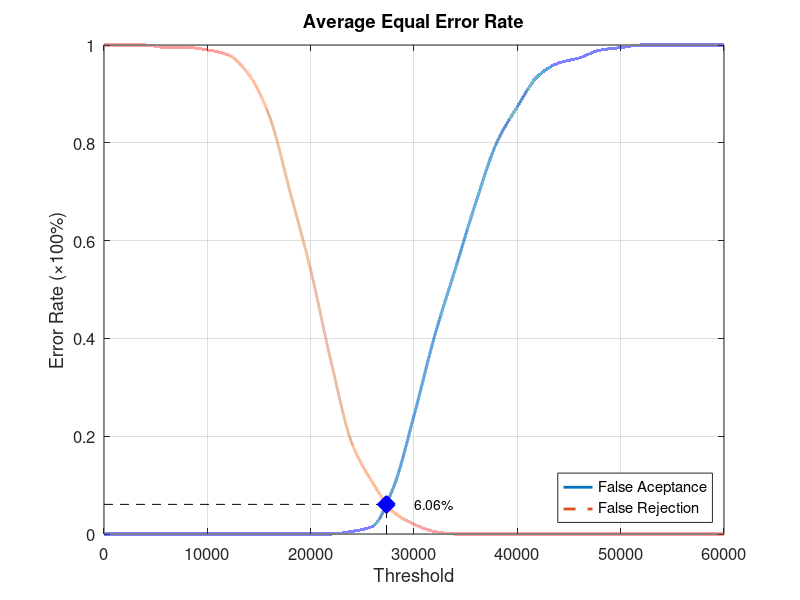
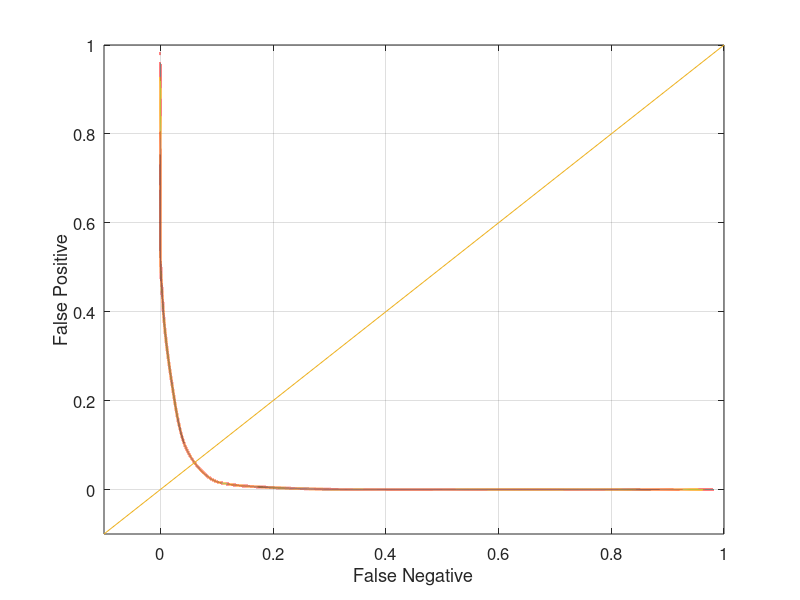

The MATLAB source for these figures, in order:
function yEER = Database5_1
close all;
clear;
clc;
x = 0:2000:60000;
xq = 0:0.5:60000;

y0 = [0 0 0 0 0 0 0 0 0 0 0 0 0.00526316 0.0157895 0.0947368 0.242105 0.405263 0.542105 0.678947 0.8 0.873684 0.936842 0.963158 0.973684 0.989474 0.994737 1 1 1 1 1];
yy0 = interp1(x, y0, xq, 'pchip');
y1 = [1 1 1 0.995 0.995 0.99 0.98 0.94 0.855 0.7 0.54 0.35 0.185 0.105 0.045 0.02 0.005 0 0 0 0 0 0 0 0 0 0 0 0 0 0];
yy1 = interp1(x, y1, xq, 'pchip');

% Calculating EER: 
y2 = abs(y0 - y1);
find(y2 == min(y2))
yy2 = abs(yy0 - yy1);
xEER = find(yy2 == min(yy2));
xEERIndex = xq(xEER) % X-axis EER
yEER = yy0(xEER) % Y-axis EER

main = figure
plot(xq, yy0,'-','LineWidth', 2);	hold on
plot(xq, yy1,'--','LineWidth', 2);	hold on
plot([xEERIndex xEERIndex], [0 yEER], 'k--');	hold on
plot([0 xEERIndex], [yEER yEER], 'k--');	hold on
plot(xEERIndex, yEER, 'bx', 'LineWidth', 10);	hold on
text(xEERIndex + 10 * xEERIndex / 100, yEER, [num2str(round((10000 * yEER)) / 100) '%'])
legend('False Aceptance', 'False Rejection', 'Location', 'SouthEast')
xlabel('Threshold')
ylabel('Error Rate (\times100%)')
title('Average Equal Error Rate')
set(gca, 'FontSize', 12)
axis([0 60000 0 1])
grid on

print(main, 'Database5_1Main', '-dpng');
FNRxFPR = figure('Color', [1 1 1]);
plot(yy1, yy0, '-', yy1, yy0, 'LineWidth', 2);
hold on
y = -0.1:0.1:1
plot(y, y); 
set(gca, 'FontSize', 12)
xlabel('False Negative')
ylabel('False Positive')
axis([-0.1 1 -0.1 1])
set(gca, 'FontSize', 12)
grid on

print(FNRxFPR, 'Database5_1FNRxFPR','-dpng');
end
